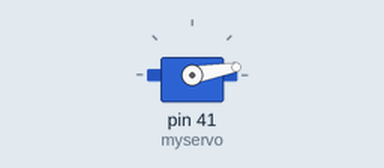
Simulated run of this sketch. Board: Arduino Mega 2560, built with avr-gcc and run on an emulated ATmega2560. On the bench: servo.

Above: at 6.05 s.
At 6.3 s:
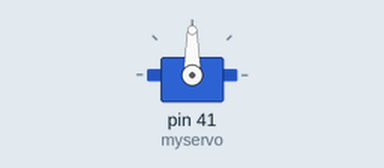
At 7.35 s:
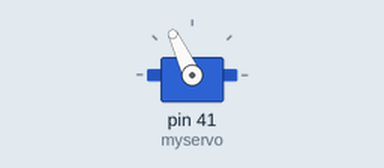
At 8.65 s:
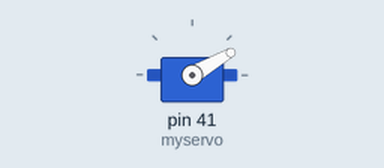
Timing chart, 0 to 14.7 s (numbered marks = the images above):
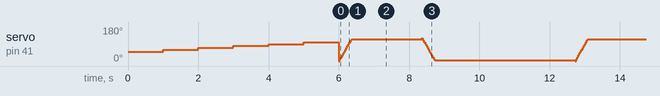

The sketch:

ESC.ino
```cpp
#include <Servo.h>

Servo myservo;

 int pos = 0;

void setup()
{
  myservo.attach(41);  // attaches the servo on pin 9 to the servo object
myservo.write(50);
delay(1000);
myservo.write(60);
delay(1000);
myservo.write(70);
delay(1000);
myservo.write(80);
delay(1000);
myservo.write(90);
delay(1000);
myservo.write(100);
delay(1000);

}

void loop()
{

for(pos = 0; pos < 120; pos += 5)  // goes from 0 degrees to 180 degrees
  {                                  // in steps of 1 degree
    myservo.write(pos);              // tell servo to go to position in variable 'pos'
    delay(15);                       // waits 15ms for the servo to reach the position
  }
  delay(2000);
  for(pos = 120; pos>=1; pos-=5)     // goes from 180 degrees to 0 degrees
  {
    myservo.write(pos);              // tell servo to go to position in variable 'pos'
    delay(15);                       // waits 15ms for the servo to reach the position
  }
  delay(4000);
  myservo.write(0);
}
```

ESC.cpp
```cpp
#include "ESC.h"
#include <Arduino.h>

#include <Servo.h>

Servo myservo;

 int pos = 0;

void setup()
{
  myservo.attach(41);  // attaches the servo on pin 9 to the servo object
myservo.write(50);
delay(1000);
myservo.write(60);
delay(1000);
myservo.write(70);
delay(1000);
myservo.write(80);
delay(1000);
myservo.write(90);
delay(1000);
myservo.write(100);
delay(1000);

}

void loop()
{

for(pos = 0; pos < 120; pos += 5)  // goes from 0 degrees to 180 degrees
  {                                  // in steps of 1 degree
    myservo.write(pos);              // tell servo to go to position in variable 'pos'
    delay(15);                       // waits 15ms for the servo to reach the position
  }
  delay(2000);
  for(pos = 120; pos>=1; pos-=5)     // goes from 180 degrees to 0 degrees
  {
    myservo.write(pos);              // tell servo to go to position in variable 'pos'
    delay(15);                       // waits 15ms for the servo to reach the position
  }
  delay(4000);
  myservo.write(0);
}
```

ESC.h
```cpp
#ifndef ESC_H
#define ESC_H

#include <Arduino.h>

void setup();
void loop();

#endif
```
